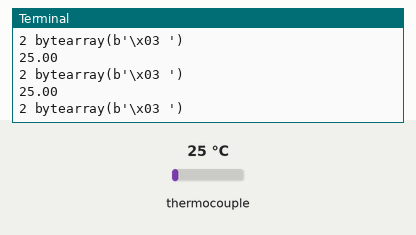
This program was run on a simulated Raspberry Pi (BCM pin numbers). On the bench: the last lines printed to the terminal. Inputs (shaded band) come from the test bench; at power-on: thermocouple 25 °C. The clock reads 2024-03-15 10:24:30 at power-on unless the program sets it.

Above: at 1.2 s.
1.3 s: thermocouple set to 6 °C
At 1.69 s:
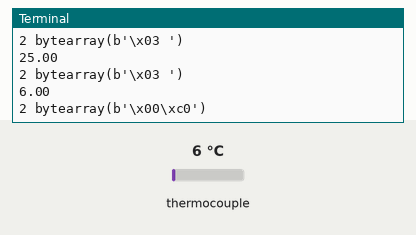
3.2 s: thermocouple set to 75 °C
At 3.44 s:
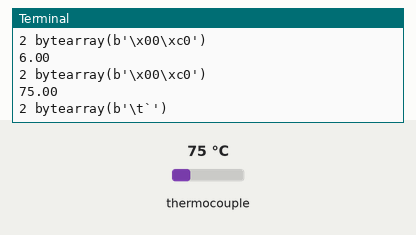
5.0 s: thermocouple set to 225 °C
At 5.19 s:
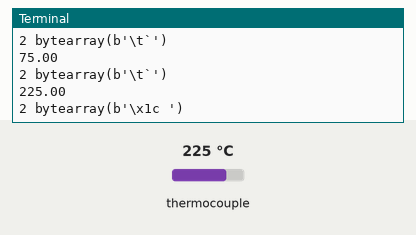
6.7 s: thermocouple set to 294 °C
At 6.95 s:
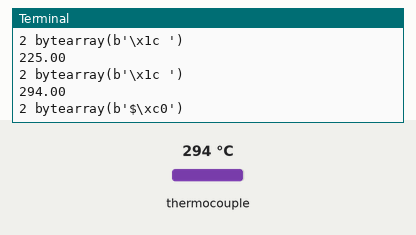
8.5 s: thermocouple set to 0 °C
At 8.7 s:
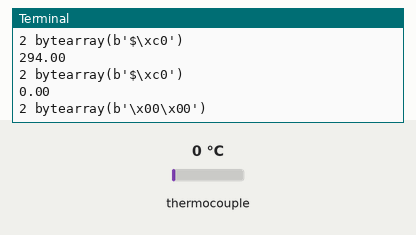
10.2 s: thermocouple set to 11 °C
At 10.45 s:
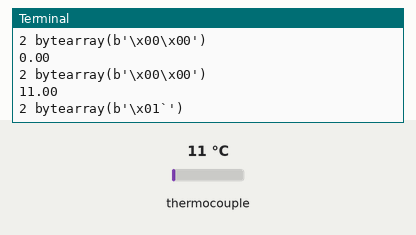
Timing chart, 0 to 13.0 s (numbered marks = the images above; inputs shaded):
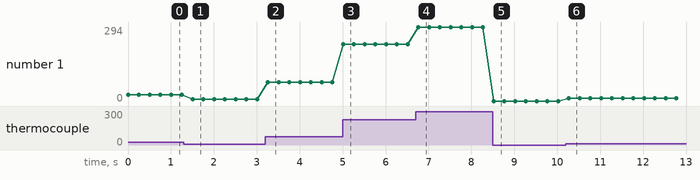

The program:

example.py
```python
#!/usr/bin/env python

# MAX6675.py
# 2016-05-02
# Public Domain

import time
import pigpio

"""
This script reads the temperature of a type K thermocouple
connected to a MAX6675 SPI chip.

Type K thermocouples are made of chromel (+ve) and alumel (-ve)
and are the commonest general purpose thermocouple with a
sensitivity of approximately 41 uV/C.

The MAX6675 returns a 12-bit reading in the range 0 - 4095 with
the units as 0.25 degrees centigrade.  So the reported
temperature range is 0 - 1023.75 C.

Accuracy is about +/- 2 C between 0 - 700 C and +/- 5 C
between 700 - 1000 C.

The MAX6675 returns 16 bits as follows

F   E   D   C   B   A   9   8   7   6   5   4   3   2   1   0
0  B11 B10  B9  B8  B7  B6  B5  B4  B3  B2  B1  B0  0   0   X

The reading is in B11 (most significant bit) to B0.

The conversion time is 0.22 seconds.  If you try to read more
often the sensor will always return the last read value.
"""

pi = pigpio.pi()

if not pi.connected:
   exit(0)

pi.spi_open(0, 1000000, 0)   # CE0, 1Mbps, main SPI
pi.spi_open(1, 1000000, 0)   # CE1, 1Mbps, main SPI
pi.spi_open(0, 1000000, 256) # CE0, 1Mbps, auxiliary SPI
pi.spi_open(1, 1000000, 256) # CE1, 1Mbps, auxiliary SPI
pi.spi_open(2, 1000000, 256) # CE2, 1Mbps, auxiliary SPI

sensor = pi.spi_open(0, 1000000, 256) # CE2 on auxiliary SPI

stop = time.time() + 600

while time.time() < stop:
    try:
       c, d = pi.spi_read(sensor, 2)
       if c == 2:
           #first 8 bits (d0), last 8 digits (d1)
          word = (d[0]<<8) | d[1]
          if (word & 0x8006) == 0: # Bits 15, 2, and 1 should be zero.
             t = (word >> 3)/4.0
             print("{:.2f}".format(t))
             print(c, d)
          else:
             print("bad reading {:b}".format(word))
       time.sleep(0.25) # Don't try to read more often than 4 times a second.
    except KeyboardInterrupt:
        print("\nexited manually")
        break

pi.spi_close(sensor)

pi.stop()
```

Measured:
- after the input at 1.3 s, the terminal: prints a new line after 0.21 s (image 1)
- after the input at 3.2 s, the terminal: prints a new line after 0.06 s (image 2)
- after the input at 5.0 s, the terminal: prints a new line at once (image 3)
- after the input at 6.7 s, the terminal: prints a new line after 0.07 s (image 4)
- after the input at 8.5 s, the terminal: prints a new line at once (image 5)
- after the input at 10.2 s, the terminal: prints a new line after 0.07 s (image 6)
- plotted number 1: 25 → 6 after the input at 1.3 s, 6 → 75 after the input at 3.2 s, 75 → 225 after the input at 5.0 s, 225 → 294 after the input at 6.7 s, 0 → 11 after the input at 10.2 s
